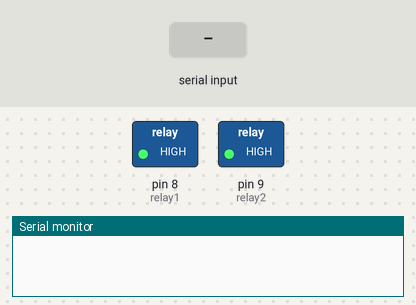
A sketch run on a simulated Arduino Uno, built with avr-gcc and run on an emulated ATmega328P. Shown: switched loads named in the sketch (green lamp = pin HIGH), the last lines printed to the serial monitor. The inputs (shaded band) are chosen by the test bench.

Above: at 1.2 s.
1.3 s: "1" received over Serial
At 2.2 s:
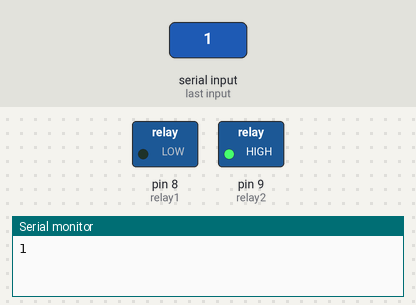
Timing chart, 0 to 12.8 s (numbered marks = the images above; inputs shaded):
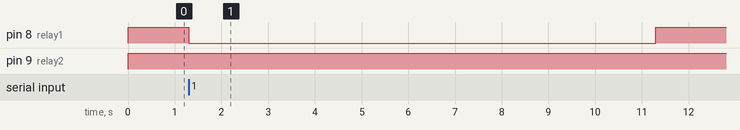

Measured:
- after the input at 1.3 s, pin 8 (relay1): HIGH → LOW at once, → HIGH 10.0 s later

The sketch:

open_pillbox.ino
```cpp
int relay1 = 8;
int relay2 = 9;

void setup()
{
  Serial.begin(9600);
  pinMode(relay1,OUTPUT);
  pinMode(relay2,OUTPUT);
}

void loop()
{
  digitalWrite(relay1,HIGH);
  digitalWrite(relay2,HIGH);

  if(Serial.available())
  {
    char value = Serial.read();
    Serial.println(value);
    if(value == '1')
    {
      digitalWrite(relay1,LOW);
      delay(10000);
      digitalWrite(relay1,HIGH);
    }
    else if(value == '2')
    {
      digitalWrite(relay2,LOW);
      delay(10000);
      digitalWrite(relay2,HIGH);
    }
  }
}
```
